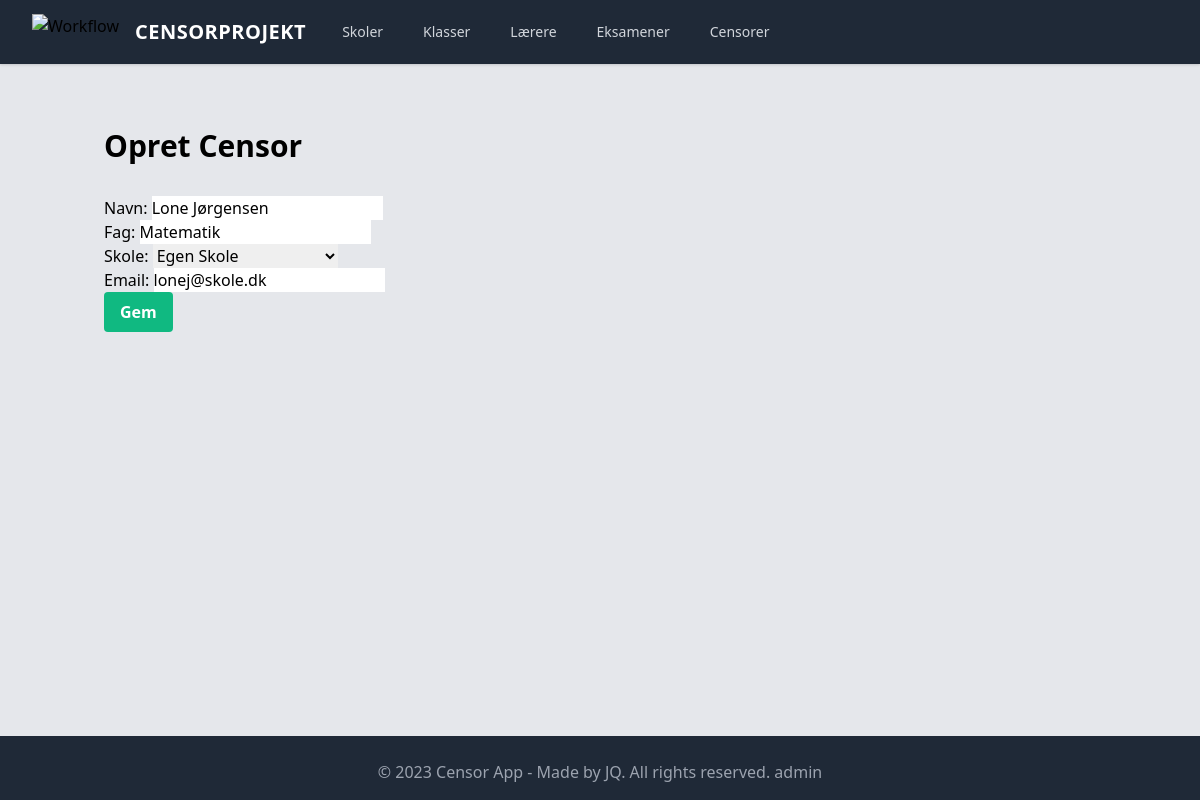
The page /censor/1/update/ on the database its author committed.
### censor_app/models.py (models this page shows, shortened)
class Censor(models.Model):
    navn = models.CharField(max_length=200)
    fag = models.CharField(max_length=200)
    skole = models.ForeignKey(
        Skole, blank=True, null=True, on_delete=models.CASCADE, related_name="censorer"
    )
    email = models.EmailField()
    class Meta:
        verbose_name_plural = "Censorer"

class Skole(models.Model):
    navn = models.CharField(max_length=200)
    adresse = models.CharField(max_length=200)
    def __str__(self):
        return self.navn
    class Meta:
        verbose_name_plural = "Skoler"

### censor_app/views.py (the view, shortened to what this page needs)
# urls.py: path("censor/<int:pk>/update/", CensorUpdate.as_view(), name="censor_update"),
class CensorUpdate(UpdateView):
    model = Censor
    fields = "__all__"
    template_name = "censor_app/censor_form.html"

### templates/censor_app/censor_form.html
{% extends 'censor_app/base.html' %} {% block content %}
<h1 class="text-3xl font-bold mb-8">Opret Censor</h1>
<form method="post">
  {% csrf_token %} {{ form.as_p }}
  <button
    type="submit"
    class="bg-green-500 hover:bg-green-700 text-white font-bold py-2 px-4 rounded"
  >
    Gem
  </button>
</form>
{% endblock %}

### rows shown on the page
Censor: navn "Lone Jørgensen", fag "Matematik", skole "Egen Skole", email "lonej@skole.dk"
